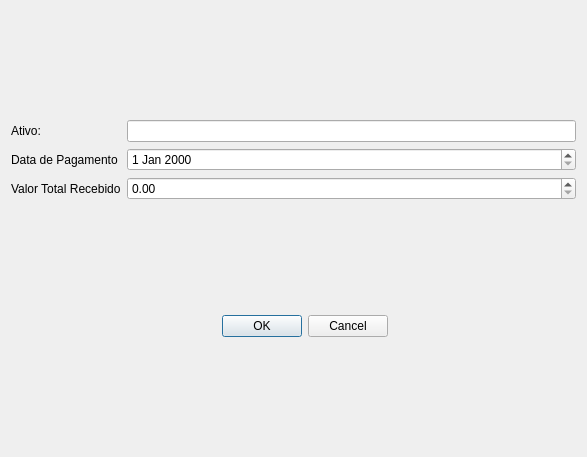
<?xml version="1.0" encoding="UTF-8"?>
<ui version="4.0">
 <class>dialogAddDividendo</class>
 <widget class="QDialog" name="dialogAddDividendo">
  <property name="geometry">
   <rect>
    <x>0</x>
    <y>0</y>
    <width>587</width>
    <height>457</height>
   </rect>
  </property>
  <property name="windowTitle">
   <string>dialogAddDividendo</string>
  </property>
  <layout class="QVBoxLayout" name="verticalLayout" stretch="1,0">
   <item>
    <layout class="QGridLayout" name="gridLayout">
     <item row="1" column="0">
      <widget class="QLabel" name="label">
       <property name="text">
        <string>Data de Pagamento</string>
       </property>
      </widget>
     </item>
     <item row="1" column="1">
      <widget class="QDateEdit" name="dateEditPagamento"/>
     </item>
     <item row="2" column="1">
      <widget class="QDoubleSpinBox" name="spinBoxValorTotal"/>
     </item>
     <item row="2" column="0">
      <widget class="QLabel" name="label_2">
       <property name="text">
        <string>Valor Total Recebido</string>
       </property>
      </widget>
     </item>
     <item row="0" column="0">
      <widget class="QLabel" name="label_3">
       <property name="text">
        <string>Ativo:</string>
       </property>
      </widget>
     </item>
     <item row="0" column="1">
      <widget class="QLineEdit" name="lineEditTicker"/>
     </item>
    </layout>
   </item>
   <item>
    <layout class="QHBoxLayout" name="horizontalLayout_2">
     <item>
      <spacer name="horizontalSpacer_4">
       <property name="orientation">
        <enum>Qt::Orientation::Horizontal</enum>
       </property>
       <property name="sizeHint" stdset="0">
        <size>
         <width>40</width>
         <height>20</height>
        </size>
       </property>
      </spacer>
     </item>
     <item>
      <widget class="QDialogButtonBox" name="buttonBox">
       <property name="standardButtons">
        <set>QDialogButtonBox::StandardButton::Cancel|QDialogButtonBox::StandardButton::Ok</set>
       </property>
      </widget>
     </item>
     <item>
      <spacer name="horizontalSpacer_3">
       <property name="orientation">
        <enum>Qt::Orientation::Horizontal</enum>
       </property>
       <property name="sizeHint" stdset="0">
        <size>
         <width>40</width>
         <height>20</height>
        </size>
       </property>
      </spacer>
     </item>
    </layout>
   </item>
  </layout>
 </widget>
 <resources/>
 <connections/>
</ui>
